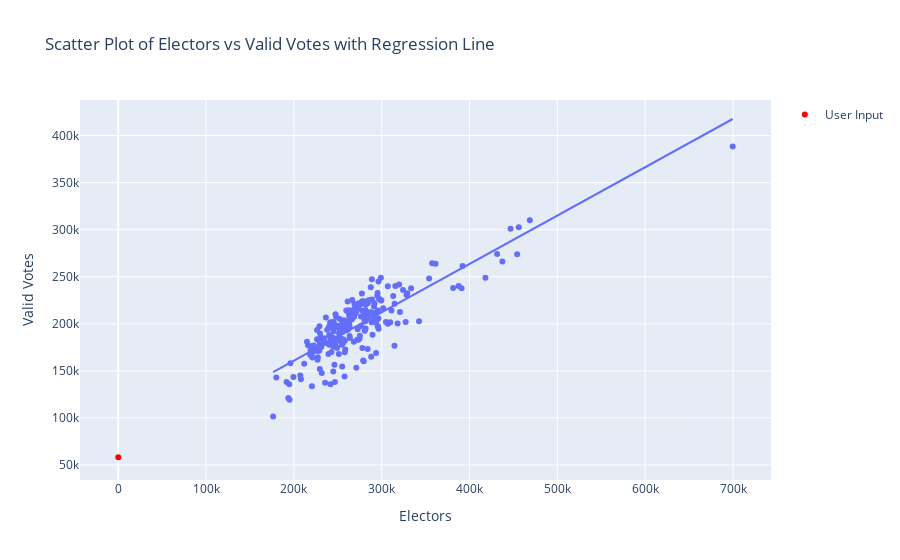

The code cell stored with this chart in its notebook:
### Markdown cell above
# PREDICTING FOR THE BEST FIT MODEL

### Code cell
import numpy as np
import pandas as pd
import plotly.express as px
import plotly.graph_objects as go
from scipy.stats import linregress

df = df[df['Position'] == 1]
electors = df['Electors']
valid_votes = df['Valid_Votes']

fig = px.scatter(x=electors, y=valid_votes, trendline="ols", labels={'x': 'Electors', 'y': 'Valid Votes'},
                 title='Scatter Plot of Electors vs Valid Votes with Regression Line')

x_value = float(input("Enter the value of Electors (x): "))
slope, intercept, _, _, _ = linregress(electors, valid_votes)
y_value = slope * x_value + intercept
print("The predicted value of Valid voters is:",y_value)
fig.add_trace(go.Scatter(x=[x_value], y=[y_value], mode='markers', marker=dict(color='red'), name='User Input'))
fig.show()

### Figure 1 — Plotly figure (JSON) as saved in the notebook; plotly's stock layout.template omitted (floating-point values rounded to 4 significant figures; data arrays with more than 128 entries replaced by an {"elided": "..."} marker saying what was removed)
{"data": [{"hovertemplate": "Electors=%{x}<br>Valid Votes=%{y}<extra></extra>", "legendgroup": "", "marker": {"color": "#636efa", "symbol": "circle"}, "mode": "markers", "name": "", "orientation": "v", "showlegend": false, "type": "scatter", "x": {"elided": "234 int values"}, "xaxis": "x", "y": {"elided": "234 int values"}, "yaxis": "y"}, {"hovertemplate": "<b>OLS trendline</b><br>y = 0.513711 * x + 58206.3<br>R<sup>2</sup>=0.712653<br><br>Electors=%{x}<br>Valid Votes=%{y} <b>(trend)</b><extra></extra>", "legendgroup": "", "marker": {"color": "#636efa", "symbol": "circle"}, "mode": "lines", "name": "", "showlegend": false, "type": "scatter", "x": {"elided": "234 int values"}, "xaxis": "x", "y": {"elided": "234 float values"}, "yaxis": "y"}, {"marker": {"color": "red"}, "mode": "markers", "name": "User Input", "type": "scatter", "x": [99], "y": [58260.0]}], "layout": {"autosize": true, "legend": {"tracegroupgap": 0}, "title": {"text": "Scatter Plot of Electors vs Valid Votes with Regression Line"}, "xaxis": {"anchor": "y", "autorange": true, "domain": [0, 1], "range": [-42470.0, 742200.0], "title": {"text": "Electors"}, "type": "linear"}, "yaxis": {"anchor": "x", "autorange": true, "domain": [0, 1], "range": [29310.0, 438000.0], "title": {"text": "Valid Votes"}, "type": "linear"}}}
